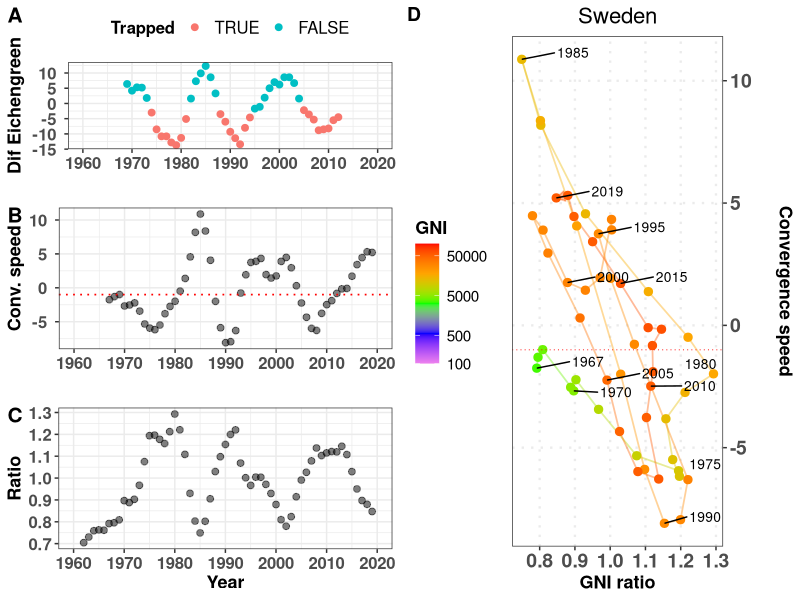
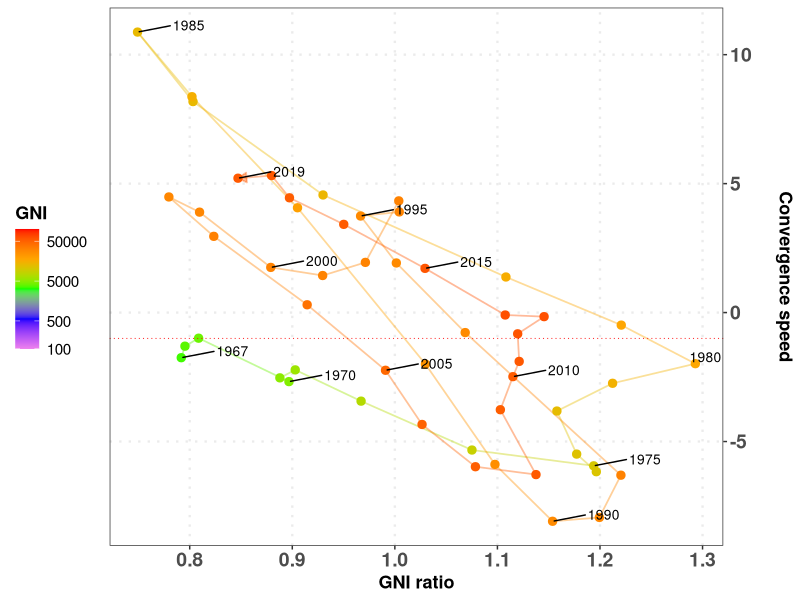
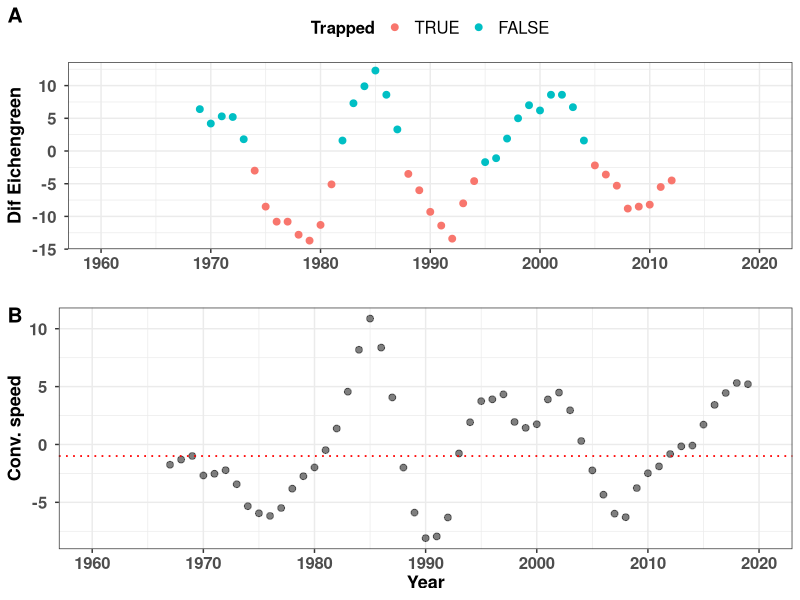
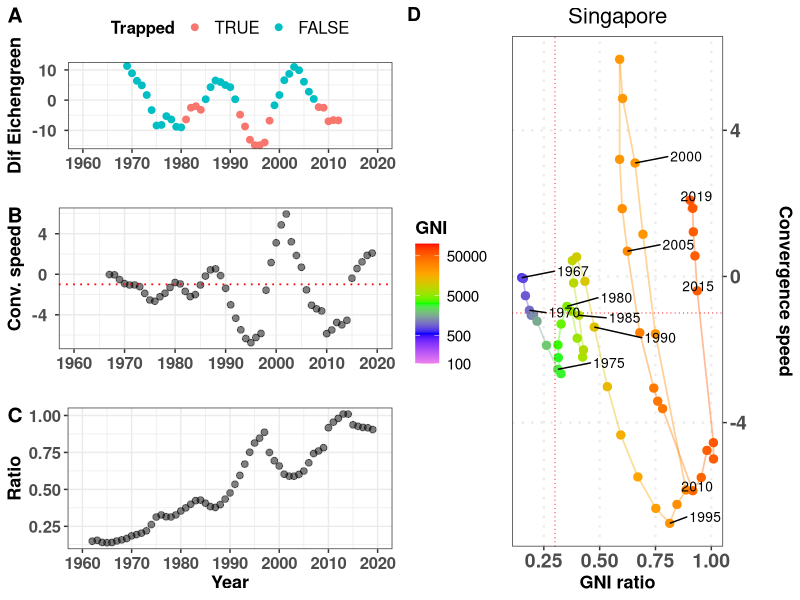
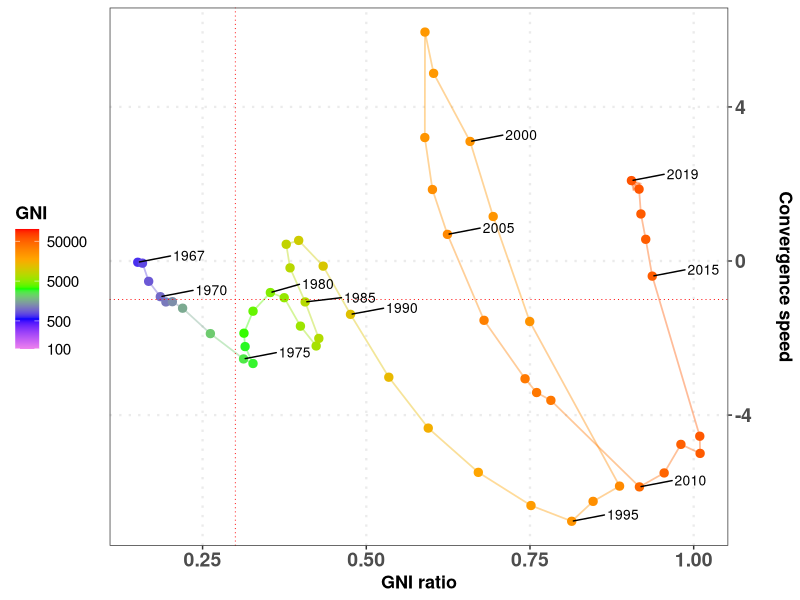
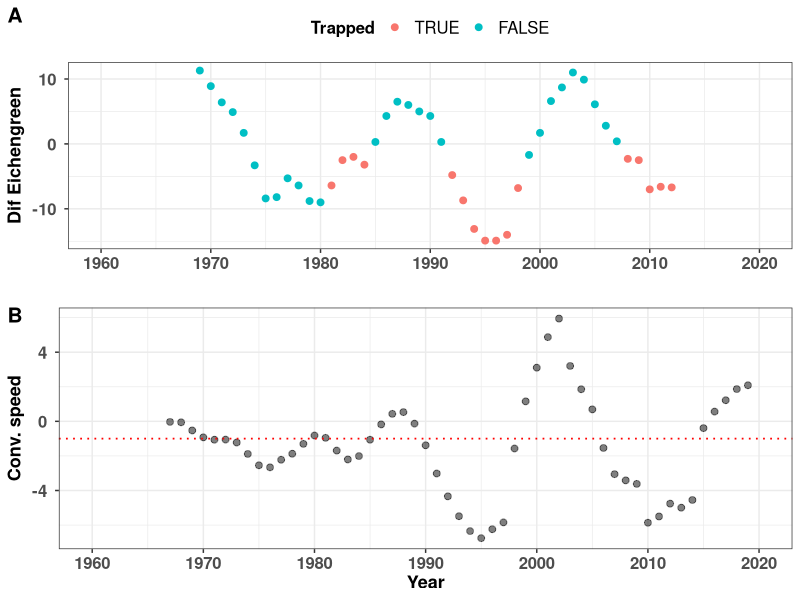
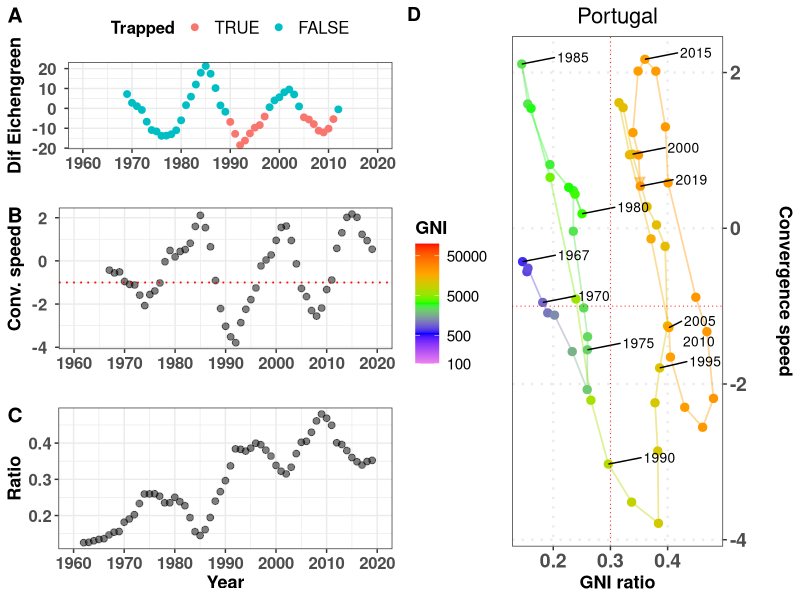
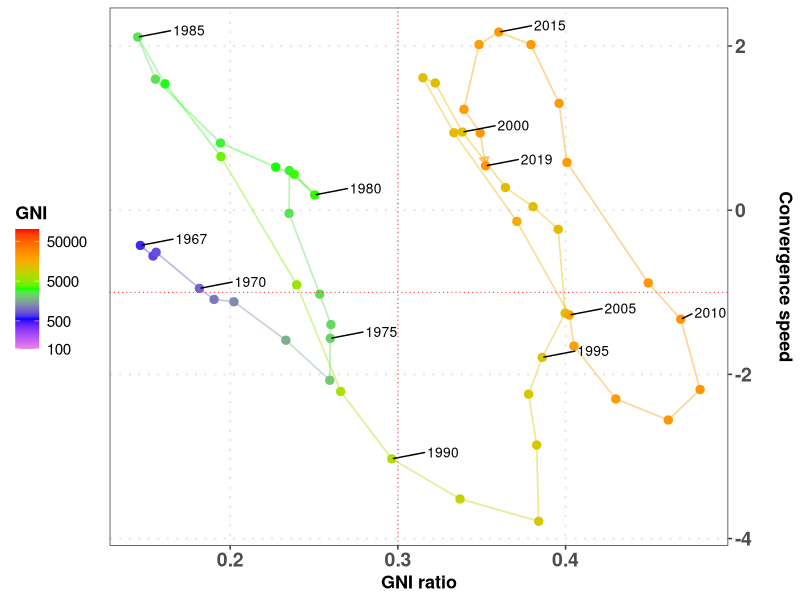

These figures' R source, in order: (Note: this script raises an error after producing the figures.)
# Script to generate all magnitudes
# 
# List lcriteria allows to choose GDP, GNI or both
#
# Author: Javier Garcia-Algarra
# August 2021
# 
# set print_indiv to TRUE to procude all plots
# set print_tiff to print the ALL plot in that format
#
# Inputs:  data/GDP2010_WB.csv    GNIS.csv
# Results: data/all_speeds_criteria.csv
#          figs/countries

library(ggplot2)
library(ggrepel)
library(cowplot)
library(patchwork)
library(zoo)

# Function to format axis labels
scaleFUN <- function(x) sprintf("%2.f ", x)

criteria <- read.table("criteria.txt")
lcriteria <- criteria$V1

countries_msci <- read.csv("data/countries_msci.csv")
lcountrycode <- countries_msci$ISOCode

#lcountrycode <- c("SWE")   # Pick one country to test
print_indiv <- TRUE      # Print individual files
print_tiff <- FALSE        # Produce tiff files. Be careful, each tiff file weights 24 MB!

USA_perc_middle_GNI <- 0.3
USA_perc_middle_GDP <- 0.5
gap_widening <- -1
mmovper <- 5
last_year_Ecihengreen <- 2013
tdir1 <- "figs"
tdir <- paste0(tdir1,"/countries")
if (!dir.exists(tdir))
  dir.create(tdir1)
  dir.create(tdir)

for (criteria in lcriteria)
{
  count_countries <- 0
  if (criteria == "GDP")
    USA_perc_middle <- USA_perc_middle_GDP
  else
    USA_perc_middle <- USA_perc_middle_GNI
  for (countrycode in lcountrycode)
  {
    count_countries <- count_countries + 1
    print(paste(countrycode,criteria))
    if (criteria == "GNI"){
      DATA_WB <- read.csv("data/GNIS.csv")
    } else
      DATA_WB <- read.delim2("data/GDP2010_WB.csv")
    rawdata <- DATA_WB[DATA_WB$Country.Code==countrycode,]
    usadata <- DATA_WB[DATA_WB$Country.Name=="United States",]
    country <- DATA_WB[DATA_WB$Country.Code==countrycode,]$Country.Name
    datos_pais <- data.frame("Year"=seq(1960,2019))
    datos_pais$Magnitude = 0
    datos_pais$growth = 0
    datos_pais$gb = 0
    datos_pais$ga = 0
    datos_pais$dif = 0
    datos_pais$dgrowth_dt = 0
    datos_pais$USAMagnitude = 0
    datos_pais$ratio = 0
    datos_pais$dratio_dt = 0
    datos_pais$dratio_dt_mmov = 0
    period_calc = 7
    for (i in 1960:2020){
      datos_pais$Magnitude[i-(1960)] <- as.numeric(rawdata[,4+i-1960])
      datos_pais$USAMagnitude[i-(1960)] <- as.numeric(usadata[,4+i-1960]) # USA GDP or GNI
      datos_pais$ratio[i-(1960)] <- datos_pais$Magnitude[i-(1960)]/datos_pais$USAMagnitude[i-(1960)]
    }
    for (j in 2:nrow(datos_pais))
      datos_pais$growth[j] <- 100*(datos_pais$Magnitude[j] - datos_pais$Magnitude[j-1])/
                              (datos_pais$Magnitude[j-1])  # Magnitude growth
    for (j in 2:nrow(datos_pais)){
      datos_pais$dgrowth_dt[j] <- (datos_pais$growth[j] - datos_pais$growth[j-1])
      # Gap closing speed
      datos_pais$dratio_dt[j] <- 100*(datos_pais$ratio[j] - datos_pais$ratio[j-1])
    }
    datos_pais$dratio_dt_mmov <- rollmean(datos_pais$dratio_dt, mmovper, fill = NA,  align = "right")
    
    for (j in 2:nrow(datos_pais))
      datos_pais$dratio_dt2_mmov[j] <- (datos_pais$dratio_dt_mmov[j] - datos_pais$dratio_dt_mmov[j-1])
    # criteria Eichengreen
    for (j in period_calc:nrow(datos_pais))
      datos_pais$gb[j] <- sum(datos_pais$growth[(j-(period_calc-1)):j])/period_calc
    for (j in 1:(nrow(datos_pais)-period_calc))
      datos_pais$ga[j] <- sum(datos_pais$growth[(j+1):(j+(period_calc))])/period_calc
    for (j in 1:nrow(datos_pais))
      datos_pais$dif[j] <- datos_pais$ga[j]-datos_pais$gb[j]
    datosplot <- datos_pais[period_calc:(nrow(datos_pais)-period_calc),]
    datosplot$Trapped = FALSE
    mingb = 3.5
    mindif = -2
    minMagnitude = 5000
    limityears <- c(1960,2020)
    yearlabels <- seq(1960,2020,by=10) 
    datosplot$gb = (floor(datosplot$gb* 10)+1)/10
    datosplot$dif = (floor(datosplot$dif* 10)+1)/10
    for (k in 1:nrow(datosplot)){
      datosplot$Trapped[k] = (datosplot$Magnitude[k]>minMagnitude) & (datosplot$gb[k]>=mingb) & (datosplot$dif[k] <= mindif)
    }
    pEichen <- ggplot(data= datosplot, aes(x=Year,y=dif,color=Trapped))+
         geom_point(size=2)+ylab(paste("Dif Eichengreen"))+xlab("")+
         scale_color_discrete(limits = c('TRUE', 'FALSE'))+
         scale_x_continuous(limits=limityears,breaks=yearlabels,labels=yearlabels)+ 
         scale_y_continuous(labels=scaleFUN)+
         theme_bw()+ 
         theme(legend.position="top",
               legend.title = element_text(face="bold", size=12),
               legend.text = element_text( size=12),
            axis.text.y = element_text(face="bold", size=12),
            axis.text.x = element_text(face="bold", size=12),
            axis.title.x = element_text(face="bold", size=13),
            axis.title.y  = element_text(face="bold", size=13))
    
    datosEich <- datos_pais[(datos_pais$Year >= min(datosplot$Year))&
                              (datos_pais$Year<last_year_Ecihengreen),]
    datosEich <- datos_pais 
    pClosingGapSpeed <- ggplot(data= datosEich, aes(x=Year,y=-dratio_dt_mmov))+
      geom_point(size=2,col="black",alpha=0.5)+ylab(paste("Conv. speed"))+
      geom_hline(yintercept=gap_widening, color="red",linetype = "dotted",size=0.6) +
      scale_x_continuous(limits=limityears,breaks=yearlabels,labels=yearlabels)+
      scale_y_continuous(labels=scaleFUN)+
      theme_bw()+ xlab("")+
      theme(axis.text.y = element_text(face="bold", size=12),
            axis.text.x = element_text(face="bold", size=12),
            axis.title.x = element_text(face="bold", size=13),
            axis.title.y  = element_text(face="bold", size=13))
    
    pratio <- ggplot(data= datosEich, aes(x=Year,y=ratio))+
      geom_point(size=2,col="black",alpha=0.5)+ylab(paste("Ratio"))+
      scale_x_continuous(limits=limityears, breaks=yearlabels,labels=yearlabels)+
      theme_bw() + xlab("Year")+
      theme(axis.text.y = element_text(face="bold", size=12),
                                axis.text.x = element_text(face="bold", size=12),
                                axis.title.x = element_text(face="bold", size=13),
                                axis.title.y  = element_text(face="bold", size=13))
    
    pizda <- plot_grid(
      pEichen, pClosingGapSpeed, pratio,labels=c("A","B","C"),
      label_size = 15,
      ncol = 1
    )
    
    datos_pais$Country = country
    datos_pais$CountryCode = rawdata$Country.Code[1]
    if (print_indiv){
      ppi <- 300

      my_breaks <- c(100,500,1000,2500,5000,10000,20000,50000)
      my_breaks <- c(100,500,5000,50000)
      datos_speed <- datos_pais[!is.na(datos_pais$dratio_dt_mmov),]
      pratiospeed <- ggplot(data=datos_speed) +
        geom_path(
          aes(y = -dratio_dt_mmov, x = ratio, colour=Magnitude),alpha=0.4,size = 0.6,
          arrow = arrow(length = unit(0.25, "cm"),type="closed"))+
        geom_point(aes(y = -dratio_dt_mmov, x = ratio, colour=Magnitude),size=2.5,
                 alpha=1) +
        scale_color_gradientn(name=criteria,colours=c("violet","blue","green","orange","red"),trans="log",
                                                      breaks = my_breaks, labels = my_breaks,limits=c(100,100000))+
        geom_hline(yintercept=gap_widening, color="red",linetype = "dotted",size=0.3) +
        geom_text_repel(data=subset(datos_speed,(Year%%5 == 0) | (Year==max(Year)) | (Year==min(Year))),
                    aes(label=Year,y = -dratio_dt_mmov, x = ratio), 
                    hjust=-1,vjust=-0.2, size=3.5, color= "black" ) + 
       # scale_x_sqrt(breaks = c(0.01, 0.1, 0.3, 0.5,1))+
        scale_y_continuous(position = "right")+
        ylab("Convergence speed\n") + xlab(paste(criteria,"ratio"))+
        theme_bw()+theme(panel.grid.minor = element_blank(),
                         panel.grid.major = element_line(size = 0.8,linetype = "dotted"),
                         legend.title = element_text(face="bold", size=13),
                         legend.text = element_text( size=11),
                         legend.position = "left",
                         plot.title = element_text(hjust = 0.5,size=16),
                         axis.text.y = element_text(face="bold", size=14),
                         axis.text.x = element_text(face="bold", size=14),
                         axis.title.x = element_text(face="bold", size=13),
                         axis.title.y  = element_text(face="bold", size=13))
      if ((min(datos_speed$ratio) < 1.1*USA_perc_middle) & (max(datos_speed$ratio) > USA_perc_middle))
         pratiospeed <- pratiospeed + geom_vline(xintercept=USA_perc_middle, color="red",linetype = "dotted",size=0.3)
     
      wplot <- 13
      hplot <- 7
      nfile <- paste0(tdir,"/ALL_",country,"_",criteria,"_",mmovper)
      prattitle <- pratiospeed+ ggtitle(country)
      png(paste0(nfile,".png"), width=wplot*ppi, height=hplot*ppi, res=ppi)
      todo <- plot_grid(
        pizda,prattitle,labels=c(" ","D"),
        label_size = 14,
        ncol = 2
        )#+plot_annotation(title = paste(country,criteria),
        #                  theme = theme(plot.title = element_text(size = 18)))
      print(todo)
      dev.off()
      
      if (print_tiff){
        tiff(paste0(nfile,".tiff"), width=wplot*ppi, height=hplot*ppi,res=ppi)
        print(todo)
        dev.off()
      }
      
      nfile <- paste0(tdir,"/PHASE_",country,"_",criteria,"_",mmovper)
      png(paste0(nfile,".png"), width=8*ppi, height=7*ppi, res=ppi)
      print(pratiospeed)
      dev.off()
      
      nfile <- paste0(tdir,"/TIMELINE_",country,"_",criteria,"_",mmovper)
      png(paste0(nfile,".png"), width=7*ppi, height=6*ppi, res=ppi)
      ptimes <- plot_grid(
        pEichen, pClosingGapSpeed+xlab("Year"), labels=c("A","B"),
        label_size = 15,
        ncol = 1
      )
      print(ptimes)
      dev.off()
    }
    if (count_countries == 1)
      datos_all <- datos_pais
    else
      datos_all <- rbind(datos_all,datos_pais)
  }

  refx <- USA_perc_middle
  refy <- 0
  lp <- unique(datos_all$Country)
  datadist <- data.frame("Country"=c(),"CountryCode"=c(),"distX"=c(),"distY"=c())
  for (k in lp){
    clean_data <- datos_all[(datos_all$Country == k) & !is.na(datos_all$ratio) & 
                            !is.na(datos_all$dratio_dt_mmov),]
    datosx <- datos_all[(datos_all$Country == k) & !is.na(datos_all$ratio),]$ratio
    datosy <- datos_all[(datos_all$Country == k) & !is.na(datos_all$dratio_dt_mmov),]$dratio_dt_mmov
    datadist <- rbind(datadist,data.frame("Country"=k,"CountryCode"= clean_data$CountryCode[1],
                                          "distX"=mean(clean_data$ratio),
                      "distY"=mean(clean_data$dratio_dt_mmov)))
  }
  
  datos_total <- subset(datos_all,select=-c(ga,gb))
  if (length(lcountrycode)>1)  # to avoid accidental overwriting when testing with a short list
     write.csv(datos_total,paste0("data/all_speeds_",criteria,".csv"),row.names = FALSE)
     remove("datos_total")

  
}
